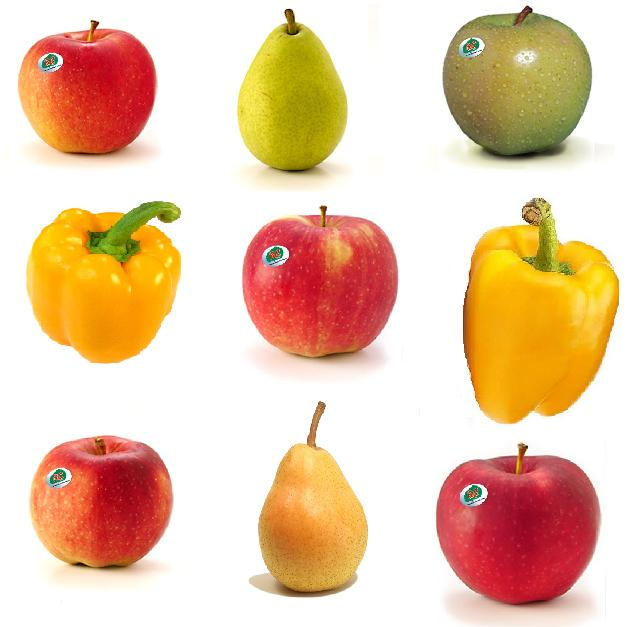
%> input picture Intelligent_Systems/laboratory/lab_01/matlab/images/Papildoma.JPG, 635 x 627 px
$ octave --eval "result = color_feature(imread('images/Papildoma.JPG'));"   (GNU Octave 9; MATLAB toolbox functions it lacks are replaced by stand-ins)
%> lines starting %> are read from the running program, lines starting %| are printed output that depends on the picture; in (x1, y1, x2, y2) boxes, pixels count from 0 and x2, y2 are one past the last pixel; in counts of white or black regions, pixels touching at a corner belong together; the program's own positions count from 1
function hsv_value = color_feature(Im)
% im - vaizdas, nuskaitytas su imread
% bw - binarinis vaizdas (nurodo sriti, kurioje yra skaiciuojamas
% spalvos vidutine reiksme)
% atsakymas hsv_value - spalva HSV skaleje
%

BW = im2bw(rgb2gray(Im),0.95);
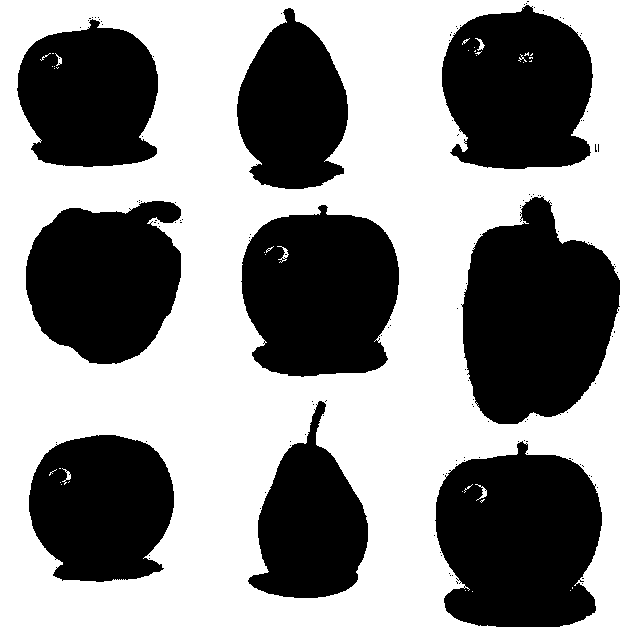
%> BW: size 627x635 logical; 56.5% white; 135 black regions (126 under 20 px), largest, box (x1, y1, x2, y2) and area: (461, 196, 620, 424) 25738, (435, 441, 602, 627) 24637, (241, 205, 399, 377) 21648
BW = imfill(~BW,'holes');
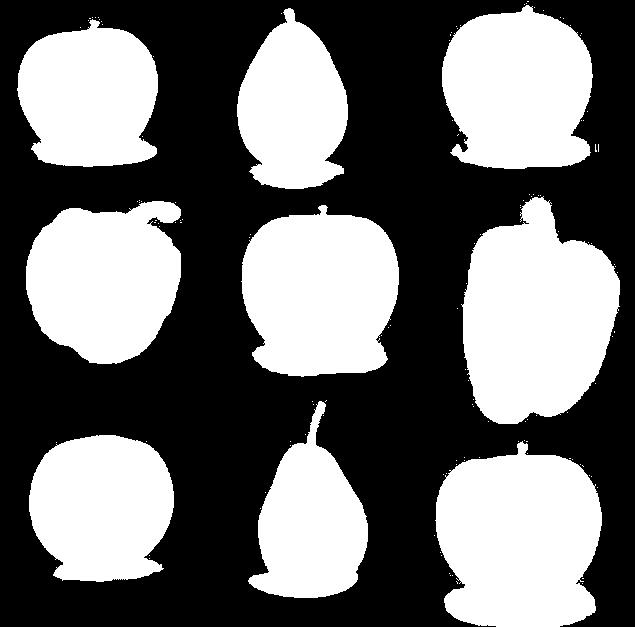
%> BW: size 627x635 logical; 43.6% white; 133 white regions (124 under 20 px), largest, box (x1, y1, x2, y2) and area: (461, 196, 620, 424) 25742, (435, 441, 602, 627) 24739, (241, 205, 399, 377) 21734
BW = imopen(BW,strel('disk',12));
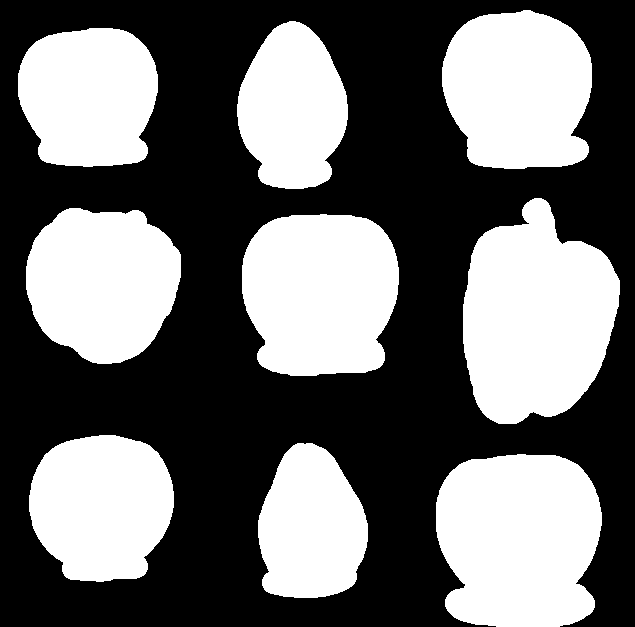
%> BW: size 627x635 logical; 42.8% white; 9 white regions, largest, box (x1, y1, x2, y2) and area: (463, 198, 620, 424) 25620, (436, 454, 602, 627) 24538, (242, 214, 399, 376) 21545


hsv_im=rgb2hsv(Im);
%> hsv_im: size 627x635x3 double; mean H, S, V 0.172, 0.313, 0.924
hsv=hsv_im(:,:,1);
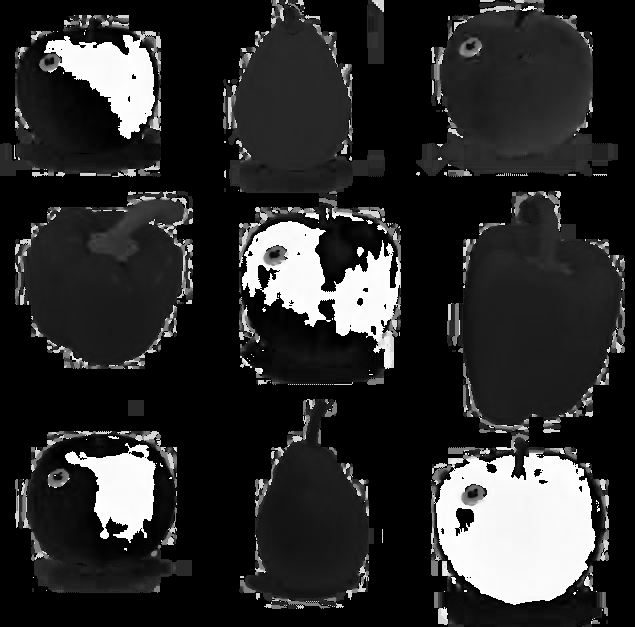
%> hsv: size 627x635 double; min 0, max 0.999, mean 0.172

hsv_value=mean(mean(hsv(BW)));
%> hsv_value = 0.3

$ run again, on Intelligent_Systems/laboratory/lab_01/matlab/images/apple_06.jpg
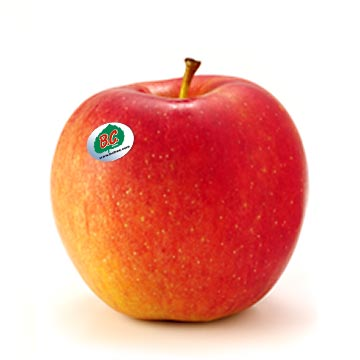
%> input picture Intelligent_Systems/laboratory/lab_01/matlab/images/apple_06.jpg, 360 x 360 px
%> in color_feature, `BW = im2bw(rgb2gray(Im),0.95);`:
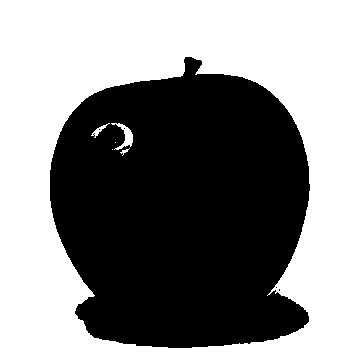
%> BW: size 360x360 logical; 53.8% white; 5 black regions (4 under 20 px), largest, box (x1, y1, x2, y2) and area: (50, 57, 310, 348) 59826
%> hsv_im: size 360x360x3 double; mean H, S, V 0.2, 0.338, 0.934
%> in color_feature, `hsv=hsv_im(:,:,1);`:
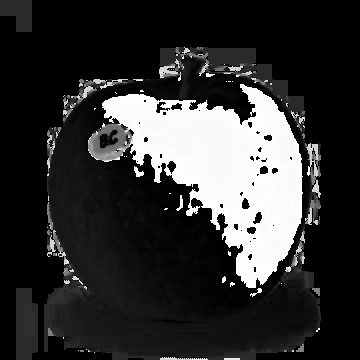
%> hsv: size 360x360 double; min 0, max 0.999, mean 0.2
%> hsv_value = 0.37
